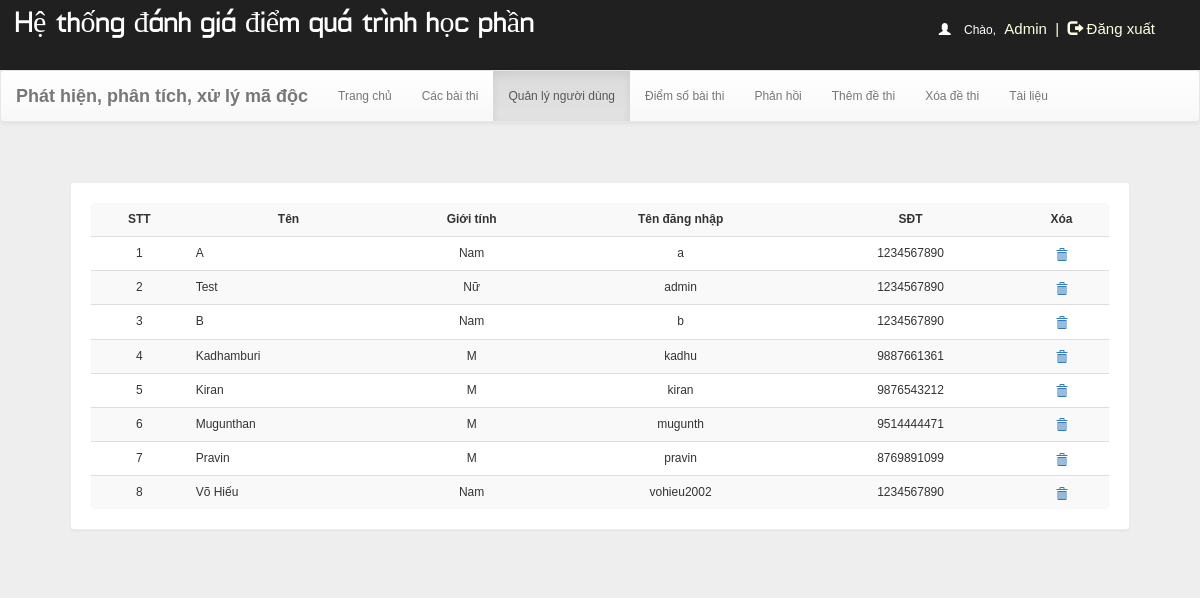
Page /dash.php?q=1 (signed in) on the committed database.
### tables this page shows
CREATE TABLE `user` (
  `id` int(100) NOT NULL,
  `name` varchar(50) NOT NULL,
  `gender` varchar(5) NOT NULL,
  `username` varchar(50) NOT NULL,
  `phno` char(10) NOT NULL,
  `password` varchar(50) NOT NULL
);

### dash.php (the view, shortened to what this page needs)
 <!DOCTYPE html PUBLIC "-//W3C//DTD XHTML 1.0 Transitional//EN" "http://www.w3.org/TR/xhtml1/DTD/xhtml1-transitional.dtd">
<html xmlns="http://www.w3.org/1999/xhtml">
<head>
    <link  rel="stylesheet" href="css/bootstrap.min.css"/>
    <link  rel="stylesheet" href="css/bootstrap-theme.min.css"/>
    <link rel="stylesheet" href="css/main.css">
    <link  rel="stylesheet" href="css/font.css">
   </head>
   <body  style="background:#eee;">
    <body  style="background:#eee;">
        <div class="header">
            <div class="row">
                <div class="col-lg-6">
                    <span class="logo">Hệ thống đánh giá điểm quá trình học phần</span>
                </div>
                <?php
                    include_once 'dbConnection.php';
                    if (!(isset($_SESSION['username']))  || ($_SESSION['key']) != '54585c506829293a2d4c3b68543b316e2e7a2d277858545a36362e5f39') {
                        session_destroy();
                        header("location:index.php");
                    } else {
                        $name     = $_SESSION['name'];
                        echo '<span class="pull-right top title1" ><span style="color:white"><span class="glyphicon glyphicon-user" aria-hidden="true"></span>&nbsp;&nbsp;&nbsp;&nbsp;Chào,</span> <span class="log log1" style="color:lightyellow">' . $name . '&nbsp;&nbsp;|&nbsp;&nbsp;<a href="logout.php?q=account.php" style="color:lightyellow"><span class="glyphicon glyphicon-log-out" aria-hidden="true"></span>&nbsp;Đăng xuất</button></a></span>';
                    }
                    ?>
                </div>
            </div>
                <nav class="navbar navbar-default title1">
                  <div class="container-fluid">
                    <div class="navbar-header">
                    <a class="navbar-brand" href="dash.php?q=0"><b>Phát hiện, phân tích, xử lý mã độc</b></a>
                </div>
                <div class="collapse navbar-collapse" id="bs-example-navbar-collapse-1">
                    <ul class="nav navbar-nav">
                        <li <?php
                        if (@$_GET['q'] == 0)
                            echo 'class="active"';
                            ?>><a href="dash.php?q=0">Trang chủ<span class="sr-only"></span></a>
                        </li>
                    <li <?php
                    if (@$_GET['q'] == 7)
                        echo 'class="active"';
                    ?>><a href="dash.php?q=7">Các bài thi<span class="sr-only"></span></a></li>
                    <li <?php
                    if (@$_GET['q'] == 1)
                        echo 'class="active"';
                    ?>><a href="dash.php?q=1">Quản lý người dùng</a></li>
                    <li <?php
                    if (@$_GET['q'] == 2)
                        echo 'class="active"';
                    ?>><a href="dash.php?q=2">Điểm số bài thi</a></li>
                    <li <?php
                    if (@$_GET['q'] == 3)
                        echo 'class="active"';
                    ?>><a href="dash.php?q=3">Phản hồi</a></li>
                    <li <?php
                    if (@$_GET['q'] == 4)
                        echo 'class="active"';
                    ?>><a href="dash.php?q=4">Thêm đề thi</a></li>
                    <li <?php
                    if (@$_GET['q'] == 5)
                        echo 'class="active"';
                    ?>><a href="dash.php?q=5">Xóa đề thi</a></li>
                    <li <?php
                    if (@$_GET['q'] == 6)
                        echo 'class="active"';
                    ?>><a href="dash.php?q=6">Tài liệu</a></li>
                </ul>
            </div>
        </div>
    </nav>
    <div class="container">
        <div class="row">
            <div class="col-md-12">
                <?php
                if (@$_GET['q'] == 1) {
                    $result = mysqli_query($con, "SELECT * FROM user") or die('Error');
                    echo '<div class="panel"><table class="table table-striped title1">
                    <tr style="text-align:center">
                        <td style="vertical-align:middle"><b>STT</b></td>
                        <td style="vertical-align:middle"><b>Tên</b></td>
                        <td style="vertical-align:middle"><b>Giới tính</b></td>
                        <td style="vertical-align:middle"><b>Tên đăng nhập</b></td>
                        <td style="vertical-align:middle"><b>SĐT</b></td>
                        <td style="vertical-align:middle"><b>Xóa</b></td></tr>';
                    $c = 1;
                    while ($row = mysqli_fetch_array($result)) {
                        $name      = $row['name'];
                        $phno      = $row['phno'];
                        $gender    = $row['gender'];
                        $username1 = $row['username'];
                        echo '<tr>
                            <td style="vertical-align:middle; text-align:center">' . $c++ . '</td>
                            <td style="vertical-align:middle">' . $name . '</td>
                            <td style="vertical-align:middle; text-align:center">' . $gender . '</td>
                            <td style="vertical-align:middle; text-align:center">' . $username1 . '</td>
                            <td style="vertical-align:middle; text-align:center">' . $phno . '</td>
                        <td style="vertical-align:middle; text-align:center"><a title="Xóa tài khoản" href="update.php?dusername=' . $username1 . '"><b><span class="glyphicon glyphicon-trash" aria-hidden="true"></span></b></a></td></tr>';
                    }
                    echo '</table></div>';
                }
                ?>
            </div>
        </div>
    </div>
    </body>
    </html>

### css/main.css (style rules this page uses)
body { overflow-x:hidden;width:100%;font: 12px "Century Gothic", "Times Roman", sans-serif;background:#eee;min-height:550px;background-attachment:fixed; }
.panel { border-color:#eee;margin:40px;padding:20px;font: 15px "Century Gothic", "Times Roman", sans-serif; }
.header { background:#202020;height:70px; }
.logo { font-family:'typo';font-size: 30px;color:#ffffff;margin:15px; }
.title1 { font: 12px "Century Gothic", "Times Roman", sans-serif; }
.top { margin-top:20px; }
.log1 { font: 15px 'Ubuntu', sans-serif;color:#0000ff;margin-left:10px; }
.log { margin:10px;margin-right:60px;margin-left:5px;color:#ffffb3;text-decoration:none;font-size:20px;font-size:15px; }

### rows in the picture
user: name "A", gender "Nam", username "a", phno "1234567890"
user: name "Test", gender "Nữ", username "admin", phno "1234567890"
user: name "B", gender "Nam", username "b", phno "1234567890"
user: name "Kadhamburi", gender "M", username "kadhu", phno "9887661361"
user: name "Kiran", gender "M", username "kiran", phno "9876543212"
user: name "Mugunthan", gender "M", username "mugunth", phno "9514444471"
user: name "Pravin", gender "M", username "pravin", phno "8769891099"
user: name "Võ Hiếu", gender "Nam", username "vohieu2002", phno "1234567890"

### other values in the picture
$name "Admin"
